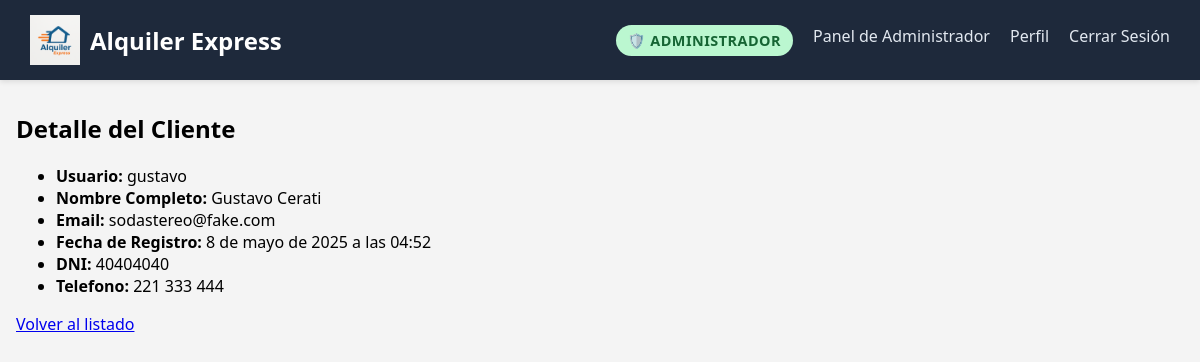
Page /usuarios/panel-emp/lista-clientes/8/ (signed in) on the committed database.
### gestion_usuarios/models.py (models this page shows, shortened)
class Usuario(AbstractUser):
    dni = models.PositiveIntegerField(max_length=10, unique=True)
    telefono = models.PositiveIntegerField(max_length=20)

### gestion_usuarios/views.py (the view)
# urls.py: path('panel-emp/lista-clientes/<int:user_id>/', views.detalle_cliente, name='detalle-cliente'),
@login_required
@user_passes_test(es_empleado)
def detalle_cliente(request, user_id):
    cliente = get_object_or_404(Usuario, id=user_id, is_staff=False, is_superuser=False)
    return render(request, 'gestion_usuarios/detalle-cliente.html', {'cliente': cliente})

### gestion_usuarios/views.py (called while the page is built)
def es_empleado(user):
    return user.is_authenticated and user.is_staff

### templates/gestion_usuarios/detalle-cliente.html
{% extends 'base.html' %}
{% load static %}
{% block content %}
<h2>Detalle del Cliente</h2>
<ul>
    <li><strong>Usuario:</strong> {{ cliente.username }}</li>
    <li><strong>Nombre Completo:</strong> {{ cliente.first_name}}</li>
    <li><strong>Email:</strong> {{ cliente.email }}</li>
    <li><strong>Fecha de Registro:</strong> {{ cliente.date_joined }}</li>
    <li><strong>DNI:</strong> {{ cliente.dni}}</li>
    <li><strong>Telefono:</strong> {{ cliente.telefono}}</li>
  </ul>
<a href="{% url 'lista-clientes' %}" class="btn btn-secondary">Volver al listado</a>
{% endblock %}

### static/styles/base.css (style rules this page uses)
body { margin: 0; font-family: 'Segoe UI', sans-serif; background-color: #f4f4f4; }

### rows in the picture
Usuario: username "gustavo", first_name "Gustavo Cerati", email "sodastereo@fake.com", date_joined "8 de mayo de 2025 a las 04:52", dni "40404040", telefono "221 333 444"
